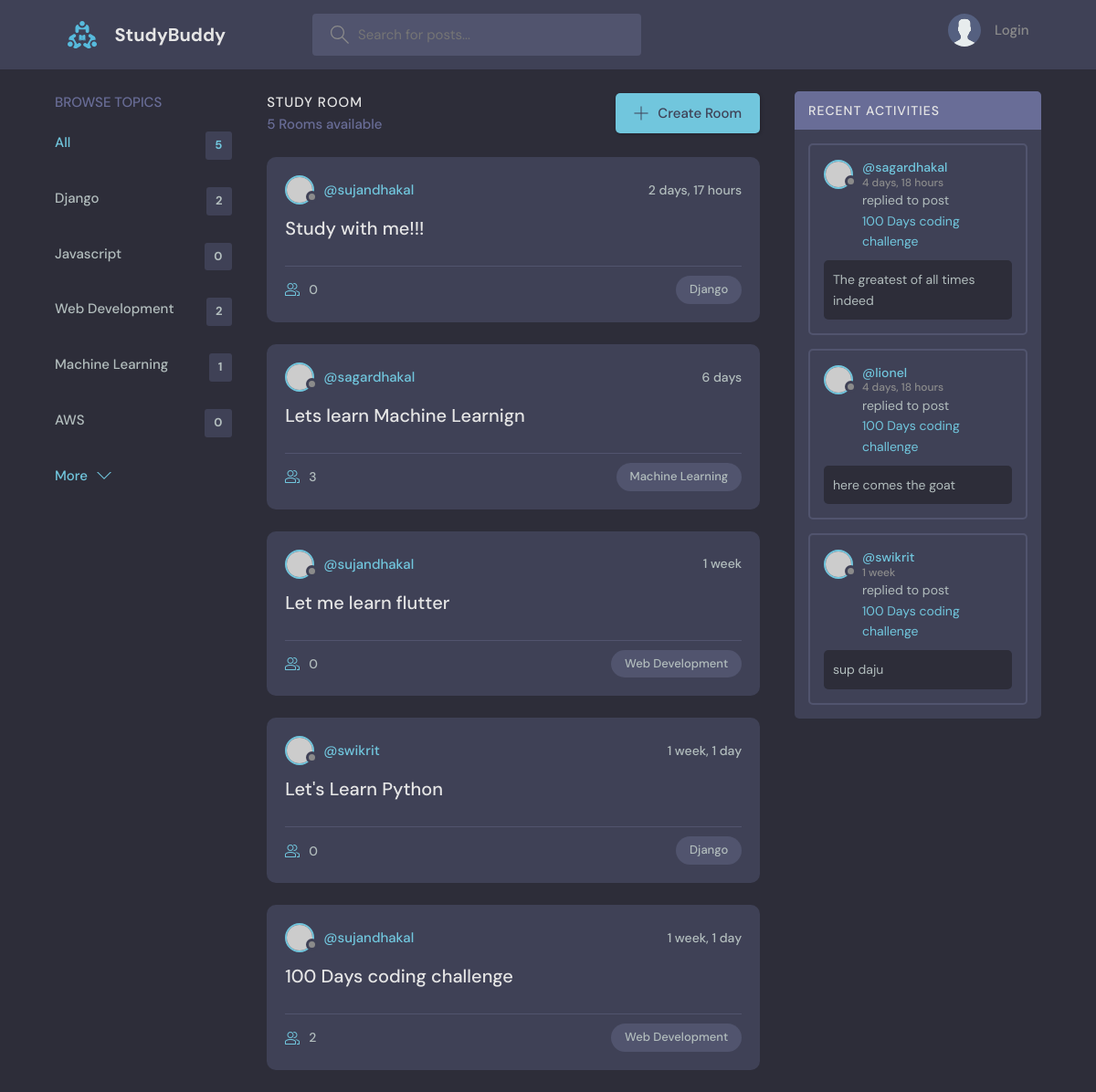
The page / on the database its author committed.
### base/models.py (models this page shows, shortened)
class Topic(models.Model):
    name = models.CharField(max_length= 200)

class Room(models.Model):
    host = models.ForeignKey(User , on_delete= models.SET_NULL , null= True)
    topic = models.ForeignKey(Topic , on_delete= models.SET_NULL , null= True)
    name = models.CharField(max_length=200)
    description = models.TextField(null= True , blank= True)
    participants = models.ManyToManyField(User , related_name='participants' , blank= True)
    updated = models.DateTimeField(auto_now= True)
    created = models.DateTimeField(auto_now_add= True)
    class Meta:
        ordering = ['-updated' , '-created']
    def __str__(self):
        return self.name

class Message(models.Model):
    user = models.ForeignKey(User , on_delete= models.CASCADE)
    room = models.ForeignKey(Room, on_delete=models.CASCADE)
    body = models.TextField()
    updated = models.DateTimeField(auto_now= True)
    created = models.DateTimeField(auto_now_add= True)

### base/views.py (the view)
# urls.py: path('' , views.home , name ='home'),
def home(request):
    q= request.GET.get('q') if request.GET.get('q') != None else ''
    rooms = Room.objects.filter(
        Q(topic__name__icontains = q ) |
        Q(name__icontains = q ) |
        Q(description__icontains = q ))
    topics = Topic.objects.all()
    room_counts = rooms.count()
    activityMessage = Message.objects.filter( Q(room__topic__name__icontains = q ) |
        Q(room__name__icontains = q )).order_by('-created')
    contex = {'rooms' : rooms  , 'topics': topics , 'rooms_counts' : room_counts, 'activityMessage' : activityMessage}
    return render(request , 'base/home.html' , contex)

### base/templates/base/home.html (shortened to what this page needs)
{% extends 'main.html' %} {% block content %}
<main class="layout layout--3">
  <div class="container">
    {% include 'base/topic-component.html' %}
    <div class="roomList">
      <div class="roomList__header">
        <div>
          <h2>Study Room</h2>
          <p>{{rooms_counts}} Rooms available</p>
        </div>
        <a class="btn btn--main" href="create-room.html">
          <svg
            version="1.1"
            xmlns="http://www.w3.org/2000/svg"
            width="32"
            height="32"
            viewBox="0 0 32 32"
          >
            <title>add</title>
            <path
              d="M16.943 0.943h-1.885v14.115h-14.115v1.885h14.115v14.115h1.885v-14.115h14.115v-1.885h-14.115v-14.115z"
            ></path>
          </svg>
          Create Room
        </a>
      </div>
      {% include 'base/feed-component.html' %}
    </div>
    <div class="activities">
      <div class="activities__header">
        <h2>Recent Activities</h2>
      </div>
      {% include 'base/activity-component.html' %}
    </div>
  </div>
</main>
{% endblock content %}

### base/templates/base/topic-component.html
<div class="topics">
  <div class="topics__header">
    <h2>Browse Topics</h2>
  </div>
  <ul class="topics__list">
    <li>
      <a href="{% url 'home' %}" class="active"
        >All <span>{{topics.count}}</span></a
      >
    </li>
    {% for topic in topics %}
    <li>
      <a href="{% url 'home'%}?q={{topic.name}}"
        >{{topic.name}} <span>{{topic.room_set.all.count}}</span></a
      >
    </li>
    {% endfor %}
  </ul>
  <a class="btn btn--link" href="topics.html">
    More
    <svg
      version="1.1"
      xmlns="http://www.w3.org/2000/svg"
      width="32"
      height="32"
      viewBox="0 0 32 32"
    >
      <title>chevron-down</title>
      <path d="M16 21l-13-13h-3l16 16 16-16h-3l-13 13z"></path>
    </svg>
  </a>
</div>

### base/templates/base/feed-component.html (shortened to what this page needs)
{% for room in rooms %}
<div class="roomListRoom">
  <div class="roomListRoom__header">
    <a href="{% url 'userProfile' room.host.id %}" class="roomListRoom__author">
      <div class="avatar avatar--small">
        <img src="https://randomuser.me/api/portraits/women/11.jpg" />
      </div>
      <span>@{{room.host.username }}</span>
    </a>
    <div class="roomListRoom__actions">
      <span>{{room.created|timesince}}</span>
    </div>
  </div>
  <div class="roomListRoom__content">
    <a href="{% url 'room' room.id %}">{{room.name}}</a>
  </div>
  <div class="roomListRoom__meta">
    <a href="{% url 'room' room.id %}" class="roomListRoom__joined">
      {{room.participants.all.count}}
    </a>
    <p class="roomListRoom__topic">{{room.topic.name}}</p>
  </div>
</div>
{% endfor %}

### base/templates/base/activity-component.html (shortened to what this page needs)
{% for activity_message in activityMessage %}
<div class="activities__box">
  <div class="activities__boxHeader roomListRoom__header">
    <a
      href="{% url 'userProfile' activity_message.user.id %}"
      class="roomListRoom__author"
    >
      <div class="avatar avatar--small">
        <img src="https://randomuser.me/api/portraits/women/11.jpg" />
      </div>
      <p>
        @{{activity_message.user}}
        <span>{{activity_message.created|timesince}} </span>
      </p>
    </a>
  </div>
  <div class="activities__boxContent">
    <p>
      replied to post
      <a href="{% url 'room' activity_message.room.id %}"
        >{{activity_message.room}}</a
      >
    </p>
    <div class="activities__boxRoomContent">{{activity_message.body}}</div>
  </div>
</div>
{% endfor %}

### rows shown on the page
Topic: name "Django", room_set.all.count "2"
Topic: name "Javascript", room_set.all.count "0"
Topic: name "Web Development", room_set.all.count "2"
Topic: name "Machine Learning", room_set.all.count "1"
Topic: name "AWS", room_set.all.count "0"
Room: host.username "sujandhakal", created "2 days, 17 hours", name "Study with me!!!", participants.all.count "0", topic.name "Django"
Room: host.username "sagardhakal", created "6 days", name "Lets learn Machine Learnign", participants.all.count "3", topic.name "Machine Learning"
Room: host.username "sujandhakal", created "1 week", name "Let me learn flutter", participants.all.count "0", topic.name "Web Development"
Room: host.username "swikrit", created "1 week, 1 day", name "Let's Learn Python", participants.all.count "0", topic.name "Django"
Room: host.username "sujandhakal", created "1 week, 1 day", name "100 Days coding challenge", participants.all.count "2", topic.name "Web Development"
Message: user "sagardhakal", created "4 days, 18 hours", room "100 Days coding challenge", body "The greatest of all times indeed"
Message: user "lionel", created "4 days, 18 hours", room "100 Days coding challenge", body "here comes the goat"
Message: user "swikrit", created "1 week", room "100 Days coding challenge", body "sup daju"

### other values the page prints
{{ topics.count }} "5"
{{ rooms_counts }} "5"
